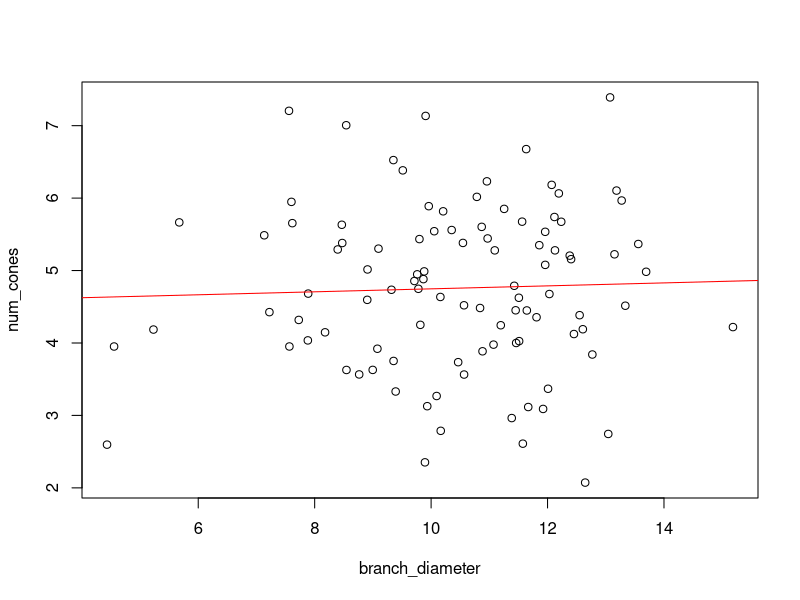
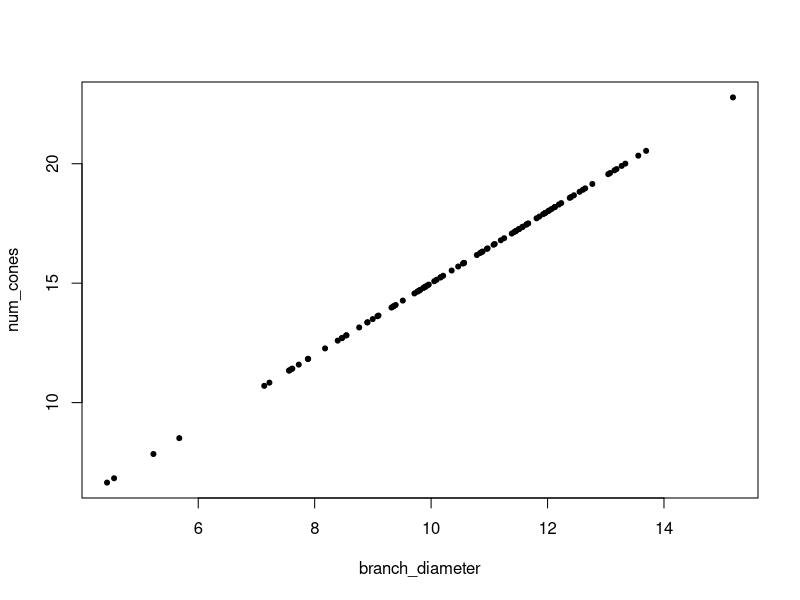
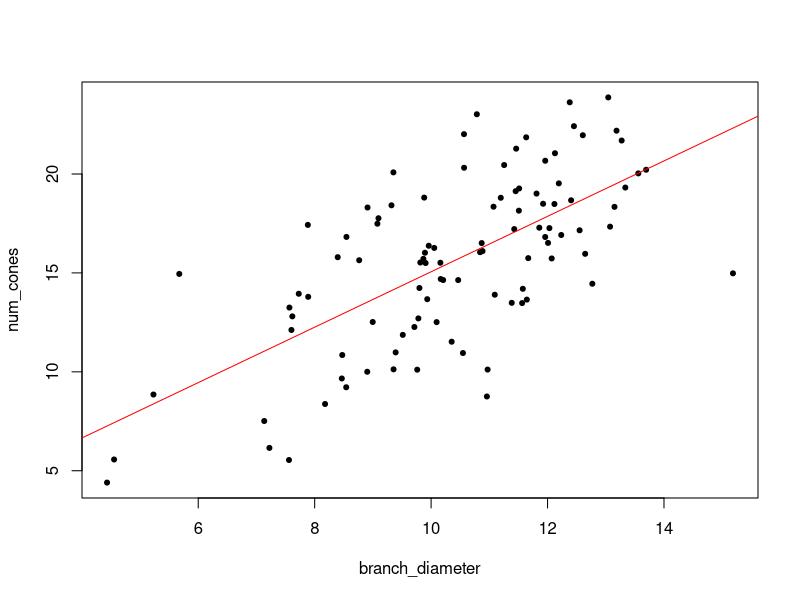

Source code (R) for these figures, in order: (Note: this script raises an error after producing the figures.)
####EXERCISE 1####
#Step 1 
n = 100
branch_diameter = rnorm(n, mean=10, sd=2)
branch_diameter

#Step 2 
num_cones = rnorm(n, mean=5, sd=1)

#Step 3 
model = lm(num_cones~branch_diameter)
summary(model)
plot(num_cones~branch_diameter)
abline(model, col="red")


####EXERCISE 2####
#Step 1 
intercept = 0
num_cones = intercept + 1.5*branch_diameter
plot(num_cones~branch_diameter, pch=20)

#Step 2
error = rnorm(n, mean=0, sd=3)
num_cones = intercept + 1.5*branch_diameter + error

#Step 3
model = lm(num_cones~branch_diameter)
summary(model)
plot(num_cones~branch_diameter, pch=20)
abline(model, col="red")

#Step 4
my_data = data.frame(num_cones, branch_diameter)
write.table(my_data, "dummy_data.csv")


####EXERCISE 3####
#Step 1
temperature = c(25, 27, 30)
moisture = c(.4, .7, .9)
gsd = c(122, 145, 170)

#Step 2
treatments = expand.grid(temperature=temperature,moisture=moisture,gsd=gsd)
treatments
ntreatments = nrow(treatments)

#Step 3
nreplicates = 30
mortality=rbinom(ntreatments*nreplicates, 1, .5)

#Step 4
my_data = data.frame(
    temp=rep(treatments$temperature, nreplicates), 
    moisture=rep(treatments$moisture, nreplicates), 
    growing_days=rep(treatments$gsd, nreplicates), 
    mortality=y,
    treatment=rep(1:ntreatments, nreplicates))

#Step 5
head(my_data)
write.table(my_data, "dummy_data2.csv")



####Other helpful commands####

#Select only a subset of your data 
#All rows where treatment is 1
treatment1 = subset(my_data, my_data$treatment==1)
treatment1

#All rows where mortality is 0
subset(my_data,my_data$mortality==0)

#All rows where mortality is 0 and treatment is 1
subset(my_data, my_data$mortality==0&my_data$treatment==1)

#Take a random sample from treatment 1 (perhaps we want to cut a random portion of them to determine biomass)
treatment1[sample(nrow(treatment1),5),]
